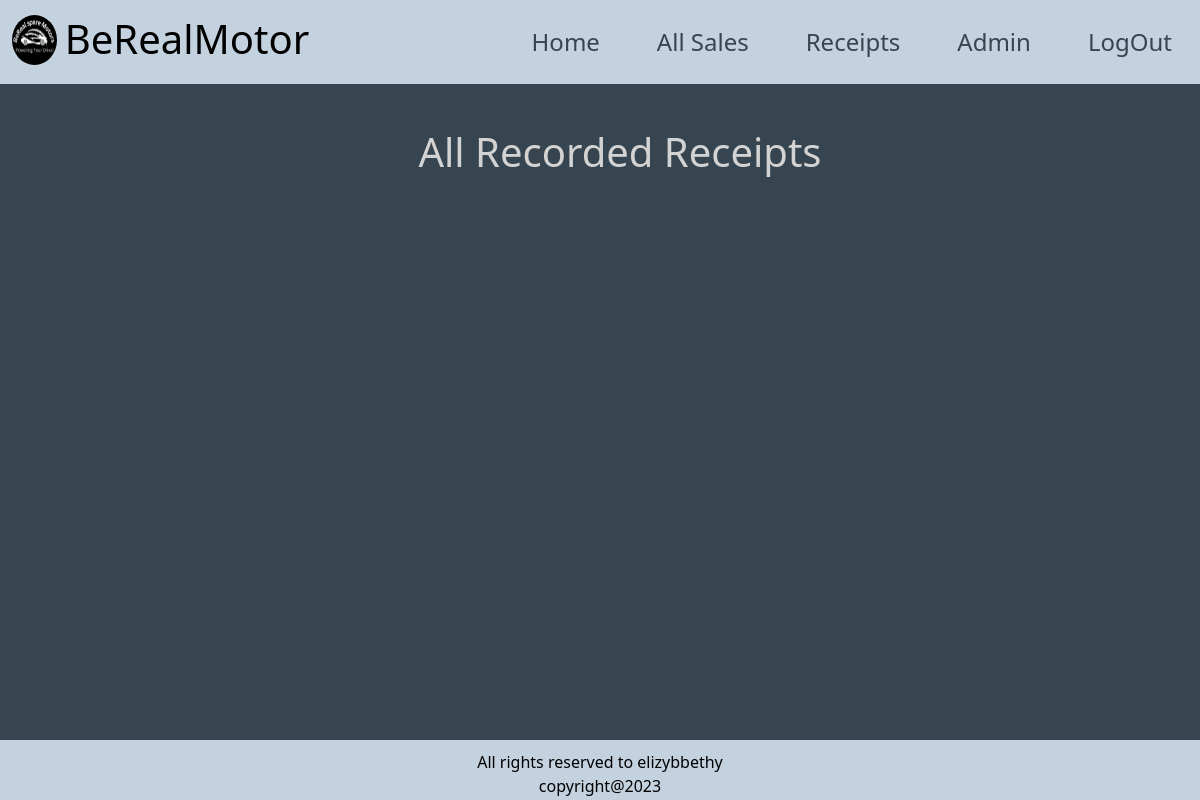
Page /receipt (signed in) on the earlier database version.
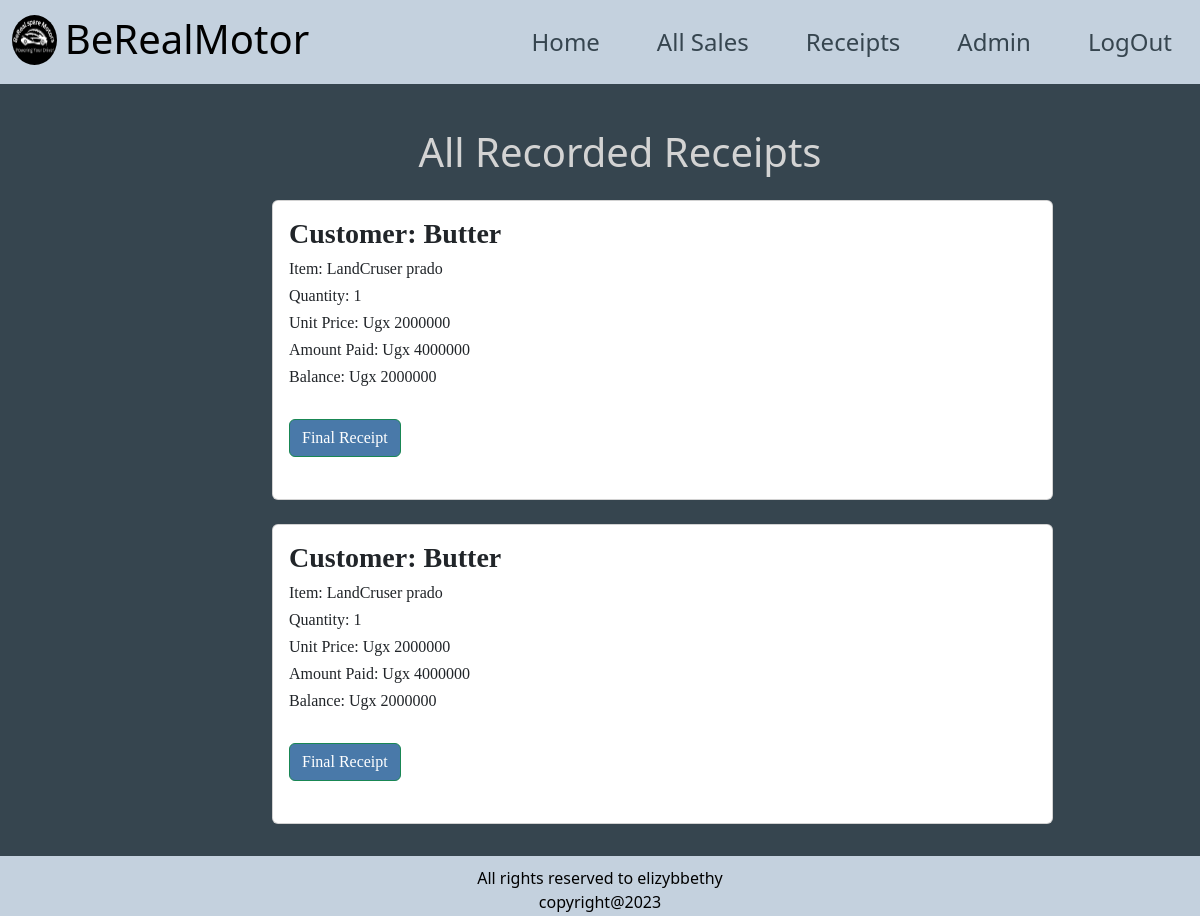
Same page on the later database version.
### SpareApp/models.py (models this page shows, shortened)
class Sale(models.Model):
    part = models.ForeignKey(Product, on_delete=models.CASCADE, null=False, blank=False)
    quantity = models.IntegerField(default=0,null=False,blank=False)
    amount_received = models.IntegerField(default=0, null=False, blank=False)
    issued_to = models.CharField(max_length=100, null=True, blank=False)
    phone = models.CharField(max_length=30, null=True, blank=False)
    branch = models.CharField(max_length=50, null=True, blank=False)
    def get_total(self):
        total = self.quantity * self.part.unit_price
        return int(total)
    def get_change(self):
        change = self.get_total() - self.amount_received
        return abs(int(change))

class Product(models.Model):
    Category_name = models.ForeignKey(
        Category, on_delete=models.CASCADE, null=False, blank=False
    )
    part_name = models.CharField(max_length=50, null=False, blank=False)
    arrival_date = models.DateTimeField(default=timezone.now, null=False,blank=False)
    received_quantity = models.IntegerField(default=0, null=False,blank=False)
    issued_quantity= models.IntegerField(default=0, null=False,blank=False)
    total_quantity = models.IntegerField(default=0, null=False, blank=False)
    unit_price = models.IntegerField(default=0, null=True, blank=False)
    country_of_origin = models.CharField(max_length=50, null=True, blank=False)
    branch_name = models.CharField(max_length=50, null=True, blank=False)
    part_number = models.IntegerField(default=0,null=False,blank=False)
    def __str__(self):
        return self.part_name

### SpareApp/views.py (the view)
# urls.py: path('receipt', views.receipt, name='receipt'),
@login_required
def receipt(request):
    sales = Sale.objects.all().order_by('-id')
    return render(request, 'spare/receipt.html', {'sales':sales})

### templates/spare/receipt.html
{% extends 'spare/base.html' %}
{% block content %}
<br>
<div class="container">
    <h1 class="card-header text-center" id="heading">All Recorded Receipts</h1><br>
    {% for sale in sales %}
    <div class="card" id="receipt">
        <div class="card-body">
            <h3 class="card-title"><strong>Customer: {{sale.issued_to | title}}</strong></h3>
            <h6 class="card-text">Item: {{sale.part}}</h6>
            <h6 class="card-text">Quantity: {{sale.quantity}}</h6>
            <h6 class="card-text">Unit Price: Ugx {{sale.get_total}}</h6>
            <div style="flex: 1">
            <h6 class="card-text">Amount Paid: Ugx {{sale.amount_received }}</h6>
                <h6 class="card-text">Balance: Ugx {{sale.get_change}}</h6>
                <br>
                <a href="{% url 'receipt_detail' sale.id %}">
                    <input type="submit"
                    value="Final Receipt"
                    class="btn btn-success"
                    type="button"
                    />
                </a>
            </div>
        </div>
    </div>
    <br>
    {% endfor %}
</div>
<br>
<br>
{% endblock %}

### templates/spare/base.html (shortened to what this page needs)
{% load static %}
<!DOCTYPE html>
<html lang="en">
<head>
    <link href="https://cdn.jsdelivr.net/npm/bootstrap@5.3.0/dist/css/bootstrap.min.css" rel="stylesheet"
>
    <link rel="stylesheet" href="{% static 'css/login.css' %}">
    <link rel="stylesheet" href="{% static 'css/navbar.css' %}">
    <link rel="stylesheet" href="{% static 'css/base.css'%}">
    <link rel="stylesheet" href="{% static 'css/footer.css' %}">
    <link rel="stylesheet" href="{% static 'css/receipt.css' %}">
    <link rel="stylesheet" href="{% static 'css/category.css'%}">
</head>
<body>
     <nav class="nav navbar navbar-expand-lg ">
        <div class="container-fluid">
            <a class="navbar-brand" href="#">
                <img src="{% static 'css/images/bereallogo.png'%}" alt="Logo" width="45" height="50"
                    style="border-radius: 50%;" class="d-inline-block align-text-top">
                <h1 class="d-inline-block align-text-top">BeRealMotor</h1>
            </a>
            {% if user.is_authenticated %}
                    <li class="nav-item">
                        <a class="nav-link active" aria-current="page" href="/home">Home</a>
                    </li>
                    <li class="nav-item">
                        <a class="nav-link" href="{% url 'all_sales' %}">All Sales</a>
                    </li>
                    <li class="nav-item">
                        <a class="nav-link" href="{% url 'receipt' %}">Receipts</a>
                    </li>
                    <li class="nav-item">
                        <a class="nav-link" href="/admin">Admin</a>
                    </li>
                    <li class="nav-item">
                        <a class="nav-link" href="/logout">LogOut</a>
                    </li>
                    {% endif %}
        </div>
    </nav>
{% block content %}
{% endblock %}
</body>
<footer>
    <p>
        All rights reserved to elizybbethy <br>
        copyright@2023
    </p>
</footer>
</html>

### SpareApp/static/css/navbar.css (style rules this page uses)
.navbar { background-color: #c4d1de; }
.navbar-brand { font-size: 30px !important; }
.navbar li a { font-size: 24px; margin-left: 25px; }

### SpareApp/static/css/base.css (style rules this page uses)
body { background-color: #36454F; overflow-x: hidden; }
.container { margin: 20px 50px; }
.btn { background-color: #4979A9; }
.navbar { background-color: #c4d1de; position: sticky; overflow: hidden; display: block; width: 100%; top: 0; opacity: 100%; z-index: 500; }
.nav-link { color: #36454F; }
#heading { color: #D3D3D3; }

### SpareApp/static/css/footer.css (style rules this page uses)
footer { background-color: #c4d1de; padding: 10px; text-align: center; position: fixed; bottom: 0; left: 0; width: 100%; height: 60px; color: black; }

### SpareApp/static/css/receipt.css (style rules this page uses)
.card-body { font-family: 'Times New Roman'; }
#receipt { width: 70%; height: 300px; margin-left: 210px; }

Differences in the rows shown:
added Sale: issued_to "Butter", part "LandCruser prado", quantity "1", get_total "2000000", amount_received "4000000", get_change "2000000"
added Sale: issued_to "Butter", part "LandCruser prado", quantity "1", get_total "2000000", amount_received "4000000", get_change "2000000"
